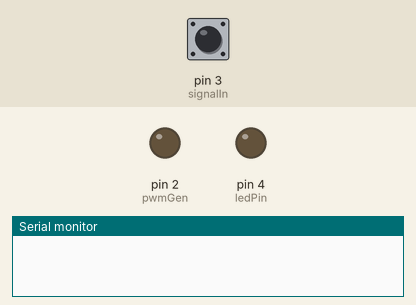
The sketch below on a simulated Arduino Uno, built with avr-gcc and run on an emulated ATmega328P. Shown: output pins drawn as LEDs (lit = HIGH), the last lines printed to the serial monitor. The inputs (shaded band) are chosen by the test bench; at power-on: pin 3 (signalIn) LOW.

Above: at 1.2 s.
1.3 s: pin 3 (signalIn) pulsed HIGH 2 times (0.12 s each, 0.3 s apart)
At 2.4 s:
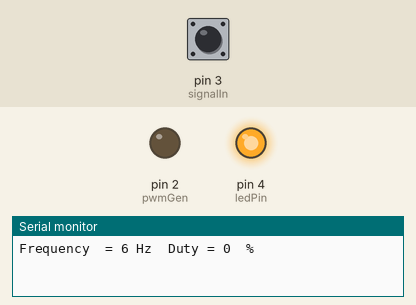
Timing chart, 0 to 10.9 s (numbered marks = the images above; inputs shaded):
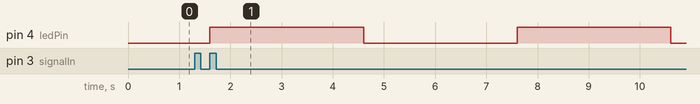

The sketch:

FreqDuty.ino
```cpp
// https://projecthub.arduino.cc/boaz/duty-cycle-calculator-and-frequency-meter-ebc4d9
// pwmPort@ATtinyx12 : 1, 2, 3, 4
// maxFreq@Measure = 100kHz

#define pwmGen 2    // 980Hz pulse generator arduino itself, PIN_PA1
#define signalIn 3  // signal input pin, PIN_PA2
#define ledPin 4    // signal input pin, PIN_PA3

unsigned long startTime;
float onTime, offTime;  // onTime & offTime variable got microsecond
float period;           // tota l time to one cycle onTime + offTime
float freq;             // freq = 1/period
float duty;             // duty = (TON/(TON+TOFF))*100 %

void setup() {
  Serial.begin(115200);

  pinMode(ledPin, OUTPUT);
  pinMode(pwmGen, OUTPUT);
  pinMode(signalIn, INPUT);
  analogWrite(pwmGen, 127);  //sample pulse 980Hz, 127/255 -> 50%
}

void loop() {
  startTime = micros();
  onTime = pulseIn(signalIn, HIGH);
  offTime = pulseIn(signalIn, LOW);
  period = onTime + offTime;
  duty = (onTime / period) * 100;
  freq = 1000000.0 / period;  // 1000000= microsecond 10^-6 goes to upper

  Serial.print("Frequency  = ");
  Serial.print(freq, 0);
  Serial.print(" Hz");
  Serial.print("\t");

  Serial.print("Duty = ");
  Serial.print(duty, 0);
  Serial.print("  %");
  Serial.println("\t");

  digitalWrite(ledPin, !digitalRead(ledPin));
  delay(1000);
}
```

Measured:
- by itself, pin 4 (ledPin): alternates HIGH for 3.0 s and LOW for 3.0 s
